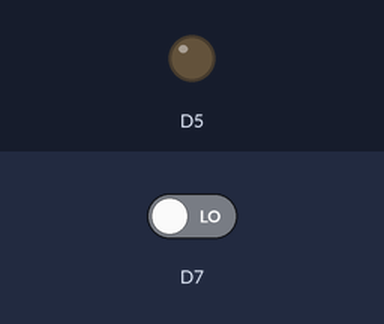
Bench run of a sketch on a simulated ESP8266 (NodeMCU). Shown: output pins drawn as LEDs (lit = HIGH). Inputs (shaded band) come from the test bench; at power-on: D7 LOW.

Above: at 1.2 s.
1.3 s: D7 driven HIGH
At 1.9 s:
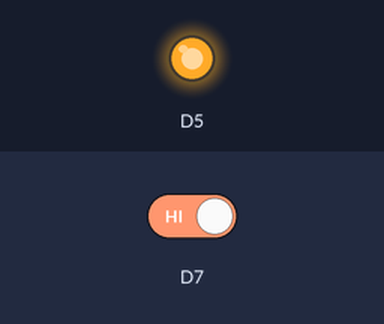
2.8 s: D7 driven LOW
At 3.1 s:
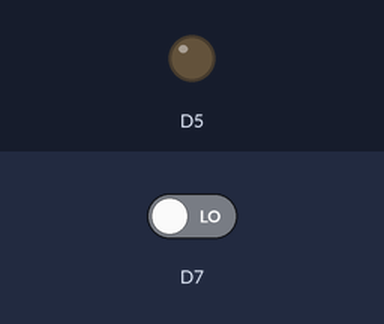
Timing chart, 0 to 5.8 s (numbered marks = the images above; inputs shaded):
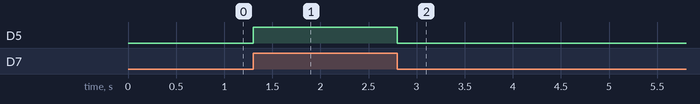

Measured:
- after the input at 1.3 s, D5: LOW → HIGH at once
- after the input at 2.8 s, D5: HIGH → LOW at once

The sketch:

IR-Sensor.ino
```cpp
void setup ()
{
  pinMode(D5, OUTPUT);
  pinMode(D7, INPUT);
}
void loop ()
{
  if(digitalRead(D7)==1)
  {
     digitalWrite(D5, HIGH);
  }
else
{
  digitalWrite(D5, LOW);
}
  }
```
